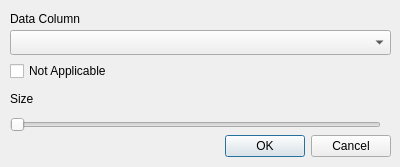
<?xml version="1.0" encoding="UTF-8"?>
<ui version="4.0">
 <class>SetChartParameter</class>
 <widget class="QDialog" name="SetChartParameter">
  <property name="geometry">
   <rect>
    <x>0</x>
    <y>0</y>
    <width>400</width>
    <height>167</height>
   </rect>
  </property>
  <property name="windowTitle">
   <string>Set Chart Parameter</string>
  </property>
  <widget class="QDialogButtonBox" name="buttonBox">
   <property name="geometry">
    <rect>
     <x>50</x>
     <y>130</y>
     <width>341</width>
     <height>32</height>
    </rect>
   </property>
   <property name="orientation">
    <enum>Qt::Horizontal</enum>
   </property>
   <property name="standardButtons">
    <set>QDialogButtonBox::Cancel|QDialogButtonBox::Ok</set>
   </property>
  </widget>
  <widget class="QComboBox" name="comboBox">
   <property name="geometry">
    <rect>
     <x>10</x>
     <y>30</y>
     <width>381</width>
     <height>25</height>
    </rect>
   </property>
  </widget>
  <widget class="QLabel" name="label">
   <property name="geometry">
    <rect>
     <x>10</x>
     <y>10</y>
     <width>191</width>
     <height>17</height>
    </rect>
   </property>
   <property name="text">
    <string>Data Column</string>
   </property>
  </widget>
  <widget class="QCheckBox" name="CheckBox">
   <property name="geometry">
    <rect>
     <x>10</x>
     <y>60</y>
     <width>141</width>
     <height>22</height>
    </rect>
   </property>
   <property name="text">
    <string>Not Applicable</string>
   </property>
  </widget>
  <widget class="QSlider" name="horizontalSlider">
   <property name="geometry">
    <rect>
     <x>10</x>
     <y>110</y>
     <width>371</width>
     <height>29</height>
    </rect>
   </property>
   <property name="minimum">
    <number>1</number>
   </property>
   <property name="maximum">
    <number>100</number>
   </property>
   <property name="orientation">
    <enum>Qt::Horizontal</enum>
   </property>
  </widget>
  <widget class="QLabel" name="label_2">
   <property name="geometry">
    <rect>
     <x>10</x>
     <y>90</y>
     <width>191</width>
     <height>17</height>
    </rect>
   </property>
   <property name="text">
    <string>Size</string>
   </property>
  </widget>
 </widget>
 <resources/>
 <connections>
  <connection>
   <sender>buttonBox</sender>
   <signal>accepted()</signal>
   <receiver>SetChartParameter</receiver>
   <slot>accept()</slot>
   <hints>
    <hint type="sourcelabel">
     <x>248</x>
     <y>254</y>
    </hint>
    <hint type="destinationlabel">
     <x>157</x>
     <y>274</y>
    </hint>
   </hints>
  </connection>
  <connection>
   <sender>buttonBox</sender>
   <signal>rejected()</signal>
   <receiver>SetChartParameter</receiver>
   <slot>reject()</slot>
   <hints>
    <hint type="sourcelabel">
     <x>316</x>
     <y>260</y>
    </hint>
    <hint type="destinationlabel">
     <x>286</x>
     <y>274</y>
    </hint>
   </hints>
  </connection>
 </connections>
</ui>
